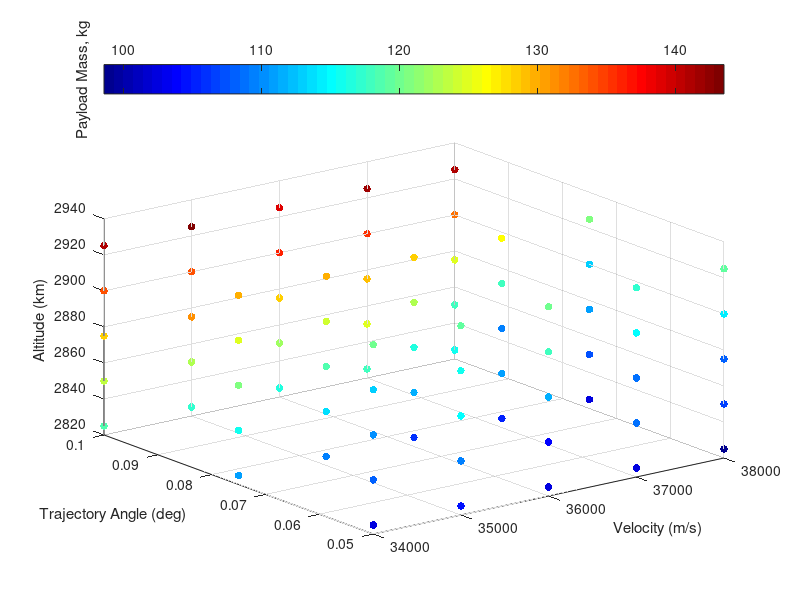

The MATLAB source for this figure: (Note: this script raises an error after producing the figure.)
% visualising third stage cost results
% clear all
ThirdStageData = sortrows(dlmread('thirdstageforvis.dat'));
Atmosphere = dlmread('atmosphere.txt');
% map = [0, 0, 0
%     0, 0, 0
%     .0, 0, 0
%     .2, 0, 0
%     .6, 0, 0.0
%     1.0, 0, 0];
% colormap(map)




colormap jet
scatter3(ThirdStageData(:,3),ThirdStageData(:,4),ThirdStageData(:,5),30,ThirdStageData(:,6), 'filled')

ylabel('Trajectory Angle (deg)')
xlabel('Velocity (m/s)')
zlabel('Altitude (km)')
c=colorbar('northoutside');
ylabel(c,'Payload Mass, kg')



[VGrid,thetaGrid,vGrid] = ndgrid(34000:1000:38000,[0.05 0.075 0.1],[2825:25:2925]);

PayloadDataInterp = scatteredInterpolant(ThirdStageData(:,3),ThirdStageData(:,4),ThirdStageData(:,5),ThirdStageData(:,6));
PayloadData = PayloadDataInterp(VGrid,thetaGrid,vGrid);
global PayloadGrid
PayloadGrid = griddedInterpolant(VGrid,thetaGrid,vGrid,PayloadData,'spline','linear');


% [meshAlt,meshAngle,meshVel] = meshgrid(unique(ThirdStageData(:,3)),unique(ThirdStageData(:,4)),unique(ThirdStageData(:,5)));
% meshPayload = permute(reshape(ThirdStageData(:,6),[length(unique(ThirdStageData(:,5))),length(unique(ThirdStageData(:,4))),length(unique(ThirdStageData(:,3)))]),[2 3 1]);
 figure(200)

colormap(gray)
C = contourf(rad2deg(thetaGrid(:,:,2)),VGrid(:,:,2)/1000,PayloadData(:,:,3),21)
% C = contourf(rad2deg(meshAngle(:,:,2)),meshAlt(:,:,2)/1000,meshPayload(:,:,3),12)
% C = contourf(rad2deg(meshAngle),meshAlt/1000,meshPayload,13)

xlabel('Release Angle (deg)')
ylabel('Altitude (km)')
% title('2750 m/s')
% ylim([30 40])
c = colorbar;
c.Label.String = 'Payload (kg)';

% slice(threeDMAT,[1,3,5],[],[])
% colormap hsv


% contourslice(threeDMAT,[1,3,6],[],[],10)


% 
% % getting maximum values
% [max1,ind1] = max(threeDMAT,[],3);
% 
% [max2,ind2] = max(max1,[],2);
% 
% ind  = [ind1(ind2),ind2] % this really doesnt tell me much, as it wants very high altitude all the time
% 
% 
% 
% 
% 
% % plotting density
% 
% 
% figure(4)
% plot(Atmosphere(:,1)/1000,  Atmosphere(:,4)),'Color','k','LineWidth',0.8;
% xlim([20,40])
% 
% xlabel('Altitude (km)')
% ylabel('Density (kg/m^3)')
% 
% 
% figure(5)
% 
% [meshAngle2,meshVel2,meshAlt2] = meshgrid(Angle,Vel,Alt);
% 
% colormap(gray)
% 
% colormap(flipud(colormap))
% hx = slice(meshAngle2,meshVel2,meshAlt2./1000,threeDMAT,[],[2600:100:3000],[])
% 
% % [Xq,Yq,Zq] = meshgrid([0:.5:5],[2600:100:3000],[20000:500:40000]);
% % threeDMATint = interp3(meshAngle2,meshVel2,meshAlt2,threeDMAT,Xq,Yq,Zq);
% % hx = slice(Xq,Yq,Zq/1000,threeDMATint,[],[2600:100:3000],[]);
% 
% caxis([220 340]) 
% c=colorbar('northoutside')
% c.LimitsMode = 'manual'
% c.Limits = [180 320]
% 
% set(hx, 'EdgeColor', 'none');
% 
% % set(hx, 'FaceColor', 'interp'); % use this to smooth
% set(hx, 'FaceColor', 'flat');
% 
% xlabel('Trajectory Angle (deg)','FontSize',17)
% ylabel('Velocity (m/s)','FontSize',17)
% zlabel('Altitude (km)','FontSize',17)
% ylabel(c,'Payload Mass, kg','FontSize',17)
